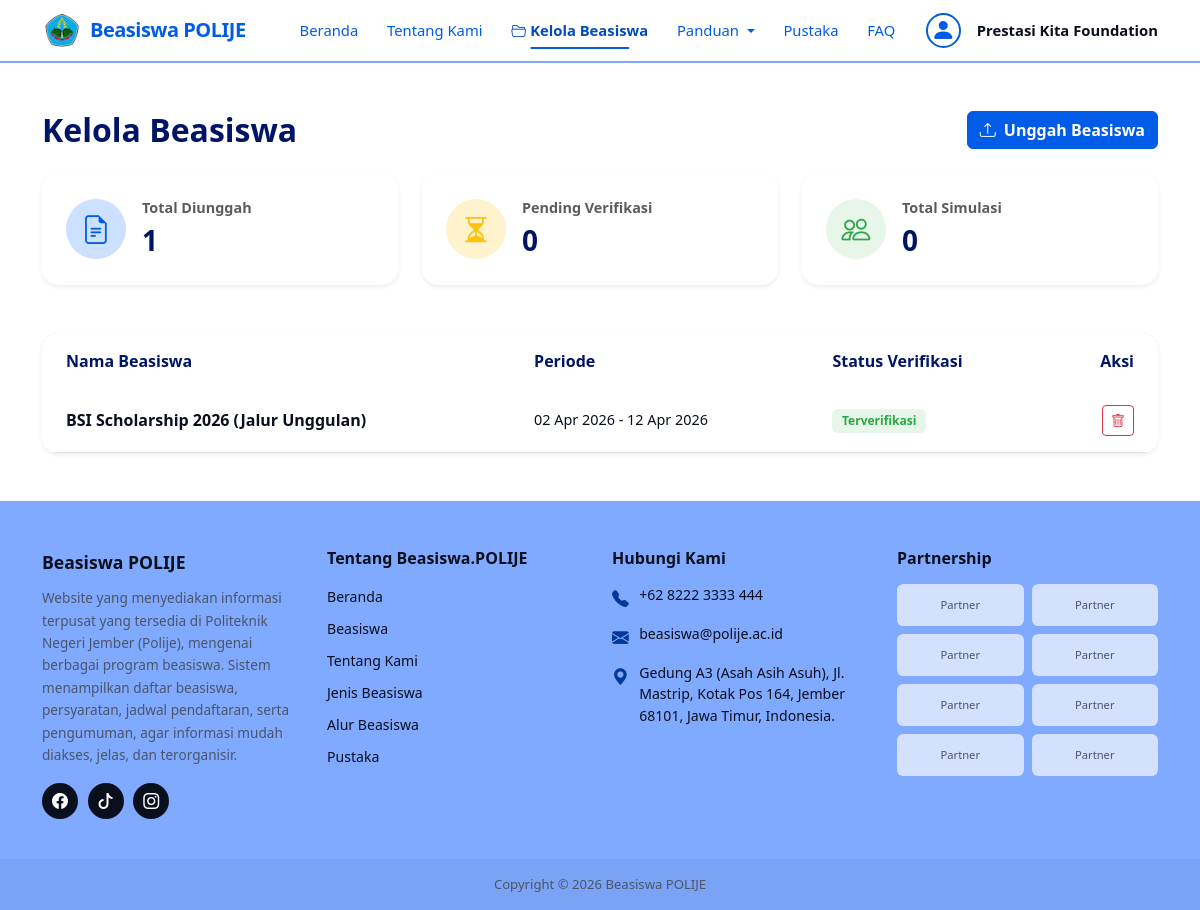
Page /public/frontend/mitra/kelola-beasiswa.php (signed in) on the committed database.
### tables this page shows
CREATE TABLE `beasiswa` (
  `id_beasiswa` int NOT NULL AUTO_INCREMENT,
  `nama_beasiswa` varchar(200) NOT NULL,
  `nama_penyelenggara` varchar(150) NOT NULL,
  `deskripsi_singkat` varchar(500) NOT NULL,
  `deskripsi_lengkap` text NOT NULL,
  `informasi_beasiswa` text NOT NULL,
  `link_pendaftaran` varchar(500) NOT NULL,
  `poster_url` varchar(500) NOT NULL,
  `tgl_buka` date NOT NULL,
  `tgl_tutup` date NOT NULL,
  `status_pendaftaran` enum('belum_dibuka','dibuka','ditutup') NOT NULL,
  `status_verifikasi` enum('pending','terverifikasi','ditolak') NOT NULL DEFAULT 'pending',
  `upload_at` timestamp NOT NULL DEFAULT CURRENT_TIMESTAMP,
  `id_mitra` int DEFAULT NULL,
  `id_admin` int DEFAULT NULL,
  `alasan_penolakan` text,
  PRIMARY KEY (`id_beasiswa`),
  KEY `fk_beasiswa_mitra` (`id_mitra`),
  KEY `fk_beasiswa_admin` (`id_admin`),
  CONSTRAINT `fk_beasiswa_admin` FOREIGN KEY (`id_admin`) REFERENCES `admin` (`id_admin`) ON DELETE SET NULL ON UPDATE CASCADE,
  CONSTRAINT `fk_beasiswa_mitra` FOREIGN KEY (`id_mitra`) REFERENCES `mitra` (`id_mitra`) ON DELETE SET NULL ON UPDATE CASCADE
);

### helpers/Session.php (called while the page is built, shortened)
<?php
class Session
{
    public static function get(string $key): mixed
    {
        return $_SESSION[$key] ?? null;
    }
    public static function getId(): ?int
    {
        $id = self::get('id');
        return $id !== null ? (int) $id : null;
    }
}

### classes/Beasiswa.php (called while the page is built, shortened)
<?php
class Beasiswa
{
    private mysqli $db;
    public function __construct(mysqli $db)
    {
        $this->db = $db;
    }
    public function getByMitra(int $id_mitra): array
    {
        $sql = "SELECT b.*, " . self::STATUS_SQL . ",
                (SELECT GROUP_CONCAT(t.nama_tag SEPARATOR ', ') FROM beasiswa_tag bt JOIN tag t ON bt.id_tag = t.id_tag WHERE bt.id_beasiswa = b.id_beasiswa) AS tag_names
                FROM beasiswa b WHERE b.id_mitra = ? ORDER BY b.upload_at DESC";
        $stmt = $this->db->prepare($sql);
        $stmt->bind_param('i', $id_mitra);
        $stmt->execute();
        $rows = $stmt->get_result()->fetch_all(MYSQLI_ASSOC);
        return $rows;
    }
}

### classes/Simulasi.php (called while the page is built, shortened)
<?php
class Simulasi
{
    private mysqli $db;
    public function __construct(mysqli $db)
    {
        $this->db = $db;
    }
    public function countByMitra(int $id_mitra): int
    {
        $stmt = $this->db->prepare(
            "SELECT COUNT(s.id_simulasi) as total
             FROM simulasi s
             JOIN beasiswa b ON s.id_beasiswa = b.id_beasiswa
             WHERE b.id_mitra = ?"
        );
        $stmt->bind_param('i', $id_mitra);
        $stmt->execute();
        $result = $stmt->get_result()->fetch_assoc();
        return (int) $result['total'];
    }
}

### public/frontend/mitra/kelola-beasiswa.php (the view, shortened to what this page needs)
<?php
require_once CONFIG_PATH . 'Database.php';
require_once HELPERS_PATH . 'Session.php';
require_once CLASSES_PATH . 'Beasiswa.php';
require_once CLASSES_PATH . 'Simulasi.php';
$db = Database::getInstance()->getConnection();
$idMitra = Session::getId();
$beasiswaObj = new Beasiswa($db);
$simulasiObj = new Simulasi($db);
$listBeasiswa = $beasiswaObj->getByMitra($idMitra);
$totalDiunggah = count($listBeasiswa);
$pendingVerifikasi = count(array_filter($listBeasiswa, fn($b) => $b['status_verifikasi'] === 'pending'));
$totalSimulasi = $simulasiObj->countByMitra($idMitra);
require_once __DIR__ . '/../layout/header.php';
require_once __DIR__ . '/../layout/navbar-mitra.php';
?>
<div class="container py-5">
    <div class="d-flex justify-content-between align-items-center mb-4">
        <h1 class="page-title mb-0" style="font-size: 2rem;">Kelola Beasiswa</h1>
        <a href="<?= BASE_URL ?>/frontend/mitra/unggah-beasiswa.php" class="btn btn-primary" style="background-color: var(--color-primary); border-color: var(--color-primary); font-weight: 600;"><i class="bi bi-upload me-2"></i>Unggah Beasiswa</a>
    </div>
    <div class="row g-4 mb-5">
        <div class="col-md-4">
            <div class="card border-0 shadow-sm rounded-4" style="background: var(--color-white);">
                <div class="card-body p-4 d-flex align-items-center gap-3">
                    <div class="rounded-circle d-flex align-items-center justify-content-center" style="width: 60px; height: 60px; background: var(--color-lighter); color: var(--color-primary); font-size: 1.8rem;">
                        <i class="bi bi-file-earmark-text"></i>
                    </div>
                    <div>
                        <div class="text-muted" style="font-size: 0.9rem; font-weight: 600;">Total Diunggah</div>
                        <div class="fs-3 fw-bold" style="color: var(--color-dark);"><?= $totalDiunggah ?></div>
                    </div>
                </div>
            </div>
        </div>
        <div class="col-md-4">
            <div class="card border-0 shadow-sm rounded-4" style="background: var(--color-white);">
                <div class="card-body p-4 d-flex align-items-center gap-3">
                    <div class="rounded-circle d-flex align-items-center justify-content-center" style="width: 60px; height: 60px; background: #fff3cd; color: #ffc107; font-size: 1.8rem;">
                        <i class="bi bi-hourglass-split"></i>
                    </div>
                    <div>
                        <div class="text-muted" style="font-size: 0.9rem; font-weight: 600;">Pending Verifikasi</div>
                        <div class="fs-3 fw-bold" style="color: var(--color-dark);"><?= $pendingVerifikasi ?></div>
                    </div>
                </div>
            </div>
        </div>
        <div class="col-md-4">
            <div class="card border-0 shadow-sm rounded-4" style="background: var(--color-white);">
                <div class="card-body p-4 d-flex align-items-center gap-3">
                    <div class="rounded-circle d-flex align-items-center justify-content-center" style="width: 60px; height: 60px; background: #e8f5e9; color: #28a745; font-size: 1.8rem;">
                        <i class="bi bi-people"></i>
                    </div>
                    <div>
                        <div class="text-muted" style="font-size: 0.9rem; font-weight: 600;">Total Simulasi</div>
                        <div class="fs-3 fw-bold" style="color: var(--color-dark);"><?= $totalSimulasi ?></div>
                    </div>
                </div>
            </div>
        </div>
    </div>
    <div class="card border-0 shadow-sm rounded-4 overflow-hidden">
        <div class="card-body p-0">
            <div class="table-responsive">
                <table class="table table-hover align-middle mb-0">
                    <thead style="background: var(--color-lighter);">
                        <tr>
                            <th class="py-3 px-4" style="color: var(--color-dark); font-weight: 600; border-bottom: none;">Nama Beasiswa</th>
                            <th class="py-3 px-4" style="color: var(--color-dark); font-weight: 600; border-bottom: none;">Periode</th>
                            <th class="py-3 px-4" style="color: var(--color-dark); font-weight: 600; border-bottom: none;">Status Verifikasi</th>
                            <th class="py-3 px-4 text-end" style="color: var(--color-dark); font-weight: 600; border-bottom: none;">Aksi</th>
                        </tr>
                    </thead>
                    <tbody>
                        <?php if (empty($listBeasiswa)): ?>
                            <tr><td colspan="4" class="text-center py-4">Belum ada beasiswa yang diunggah.</td></tr>
                        <?php else: ?>
                            <?php foreach ($listBeasiswa as $b): ?>
                            <tr>
                                <td class="py-3 px-4">
                                    <div class="fw-bold" style="color: var(--color-text);"><?= htmlspecialchars($b['nama_beasiswa']) ?></div>
                                </td>
                                <td class="py-3 px-4">
                                    <div style="font-size: 0.9rem; color: var(--color-text);"><?= date('d M Y', strtotime($b['tgl_buka'] ?? 'now')) ?> - <?= date('d M Y', strtotime($b['tgl_tutup'] ?? 'now')) ?></div>
                                </td>
                                <td class="py-3 px-4">
                                    <?php if ($b['status_verifikasi'] === 'terverifikasi'): ?>
                                        <span class="badge" style="background: #e8f5e9; color: #28a745; padding: 0.5em 0.8em;">Terverifikasi</span>
                                    <?php elseif ($b['status_verifikasi'] === 'ditolak'): ?>
                                        <span class="badge" style="background: #f8d7da; color: #721c24; padding: 0.5em 0.8em;">Ditolak</span>
                                        <div class="text-muted mt-1" style="font-size: 0.75rem;">Alasan: <?= htmlspecialchars($b['alasan_penolakan'] ?? '') ?></div>
                                    <?php else: ?>
                                        <span class="badge" style="background: #fff3cd; color: #856404; padding: 0.5em 0.8em;">Pending</span>
                                    <?php endif; ?>
                                </td>
                                <td class="py-3 px-4">
                                    <div class="d-flex justify-content-end gap-1">
                                        <form action="<?= BASE_URL ?>/backend/beasiswa/delete.php" method="POST" class="m-0" onsubmit="return confirm('Yakin ingin menghapus beasiswa ini?');">
                                            <button type="submit" class="btn btn-sm btn-outline-danger" title="Hapus"><i class="bi bi-trash"></i></button>
                                        </form>
                                    </div>
                                </td>
                            </tr>
                            <?php endforeach; ?>
                        <?php endif; ?>
                    </tbody>
                </table>
            </div>
        </div>
    </div>
</div>
<?php
require_once __DIR__ . '/../layout/footer.php';
?>

### public/assets/css/style.css (style rules this page uses)
:root { --color-primary: #005CE6; --color-primary-dark: #004ABF; --color-secondary: #003899; --color-light: #80AAFF; --color-lighter: #CCE0FF; --color-text: #0A0F1E; --color-text-muted: #4A5568; --color-white: #ffffff; --color-dark: #001566; --sidebar-width: 260px; }
html, body { overflow-x: hidden; }
.page-title { font-weight: 800; font-size: 1.5rem; color: var(--color-dark); margin-bottom: .25rem; }
.btn-primary, .btn-auth-submit, .btn-see { position: relative; overflow: hidden; transition: all 0.3s ease; }
.btn-primary::after, .btn-auth-submit::after, .btn-see::after { content: ''; position: absolute; top: 50%; left: 50%; width: 0; height: 0; background: rgba(255, 255, 255, 0.2); border-radius: 50%; transform: translate(-50%, -50%); transition: width 0.4s ease, height 0.4s ease; }

### rows in the picture
beasiswa: status_verifikasi "0", nama_beasiswa "BSI Scholarship 2026 (Jalur Unggulan)", tgl_buka "02 Apr 2026", tgl_tutup "12 Apr 2026", shows "Terverifikasi"

### other values in the picture
$mitraName "Prestasi Kita Foundation"
$totalDiunggah "1"
$totalSimulasi "0"
